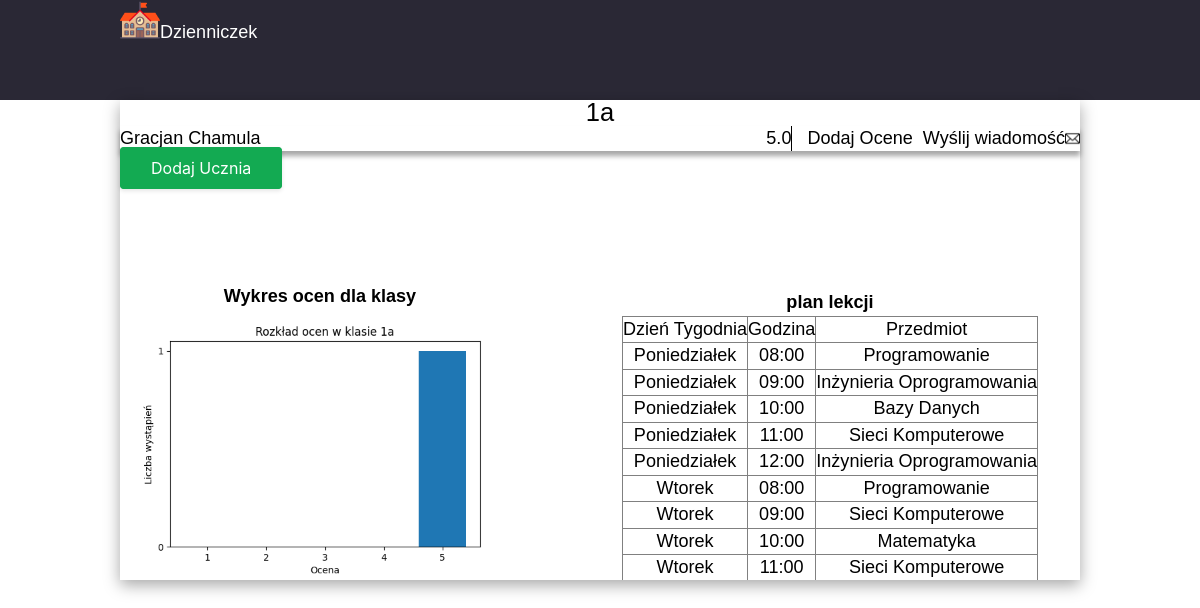
/klasa/1a, run on the app's committed database.
### model.py (models this page shows, shortened)
class Uczen(db.Model):
    __tablename__ = 'uczniowie'
    id = db.Column(db.Integer, primary_key=True)
    imie = db.Column(db.String(80), nullable=False)
    nazwisko = db.Column(db.String(80), nullable=False)
    login = db.Column(db.String(20), unique=True, nullable=False)
    haslo = db.Column(db.String(20), nullable=False)
    klasa_id = db.Column(db.Integer, db.ForeignKey('klasy.id'), nullable=False)

class Ocena(db.Model):
    __tablename__ = 'oceny'
    id = db.Column(db.Integer, primary_key=True)
    wartosc = db.Column(db.Float, nullable=False)
    uczen_id = db.Column(db.Integer, db.ForeignKey('uczniowie.id'), nullable=False)
    klasa_id = db.Column(db.Integer, db.ForeignKey('klasy.id'), nullable=False)
    uczen = db.relationship('Uczen', backref=db.backref('oceny', lazy=True))
    klasa = db.relationship('Klasa', backref=db.backref('oceny', lazy=True))

class PlanLekcji(db.Model):
    __tablename__ = 'plan_lekcji'
    id = db.Column(db.Integer, primary_key=True)
    klasa_id = db.Column(db.Integer, db.ForeignKey('klasy.id'), nullable=False)
    przedmiot_id = db.Column(db.Integer, db.ForeignKey('przedmioty.id'), nullable=False)
    dzien_tygodnia = db.Column(db.String(20), nullable=False)
    godzina = db.Column(db.String(20), nullable=False)
    def __repr__(self):
        return f'<PlanLekcji Klasa: {self.klasa_id}, Przedmiot: {self.przedmiot_id}, Dzień: {self.dzien_tygodnia}, Godzina: {self.godzina}>'

class Przedmiot(db.Model):
    __tablename__ = 'przedmioty'
    id = db.Column(db.Integer, primary_key=True)
    nazwa = db.Column(db.String(50), nullable=False)
    plan_lekcji = db.relationship('PlanLekcji', backref='przedmiot', lazy=True)

### home.py (the view)
@app.route('/klasa/<string:klasa_id>')
def view_class(klasa_id):
    klasa_solid = Klasa.query.filter_by(nazwa=klasa_id).first()
    uczniowie = Uczen.query.filter_by(klasa_id=klasa_solid.id).all()
    plan = PlanLekcji.query.filter_by(klasa_id=klasa_solid.id).all()
    print(plan, "@@@@")
    if uczniowie:
        return render_template('show_class.html',klasa=klasa_id, uczniowie=uczniowie,plan =plan)
    return render_template('show_class.html',klasa=klasa_id, plan =plan)

### templates/show_class.html (shortened to what this page needs)
{% extends "base.html"%}
{% block head %}
<link rel="stylesheet" href="{{ url_for('static', filename='class.css') }}">
{% endblock %}
{% block content %}
<div class="container">
<div class="class_name">{{klasa}}</div>
{% for uczen in uczniowie %}
    <li class="student">
        {{ uczen.imie }} {{ uczen.nazwisko }}
        <div class="buttons">
            {% set oceny_ucznia = uczen.oceny %}
            {% if oceny_ucznia %}
                {% for ocena in oceny_ucznia %}
                    <p class="oceny">{{ ocena.wartosc }}</p>
                {% endfor %}
            {% else %}
                <p>Brak ocen</p>
            {% endif %}
            <a href="/dodaj_ocene/{{ uczen.id }}/{{ klasa }}">Dodaj Ocene</a>
            <a href="/wyslij_wiadomosc/{{uczen.id}}">Wyślij wiadomość <img class="email" src="{{ url_for('static', filename='images/email.png') }}" /></a>
        </div>
    </li>
{% endfor %}
<a class="button-37"href="/klasa/{{klasa}}/add_student">Dodaj Ucznia</a>
</div>
<div class="container_second">
<div class="grades">
    <h1>Wykres ocen dla klasy</h1>
    <img src="{{ url_for('wykres_ocen', klasa_id=klasa) }}" alt="Wykres ocen" />
</div>
<div class="plan_lekcji">
<h1>plan lekcji</h1>
<table border="1">
    <tr>
        <th>Dzień Tygodnia</th>
        <th>Godzina</th>
        <th>Przedmiot</th>
    </tr>
    {% for lekcja in plan %}
    <tr>
        <td>{{ lekcja.dzien_tygodnia }}</td>
        <td>{{ lekcja.godzina }}</td>
        <td>{{ lekcja.przedmiot.nazwa }}</td>
    </tr>
    {% endfor %}
</table>
</div>
</div>
{% endblock %}

### static/base.css (style rules this page uses)
* { margin: 0; padding: 0; box-sizing: border-box; font-family: Work Sans,Arial,sans-serif; font-size: 1.0625rem; line-height: 1.5rem; font-weight: 500; }
a { color: white; text-decoration: none; }

### static/class.css (style rules this page uses)
.class_name { display: flex; justify-content: center; font-size: 1.5rem; }
a { color: black; }
.button-37 { background-color: #13aa52; border: 1px solid #13aa52; border-radius: 4px; box-shadow: rgba(0, 0, 0, .1) 0 2px 4px 0; box-sizing: border-box; color: #fff; cursor: pointer; font-family: "Akzidenz Grotesk BQ Medium", -apple-system, BlinkMacSystemFont, sans-serif; font-size: 16px; font-weight: 400; outline: none; outline: 0; padding: 10px 25px; text-align: center; transform: translateY(0); transition: transform 150ms, box-shadow 150ms; user-select: none; -webkit-user-select: none; touch-action: manipulation; }
@media (min-width: 768px) { .button-37 { padding: 10px 30px; } }
li { margin-bottom: 5px; display: flex; justify-content: space-between; }
.student { box-shadow: rgba(0, 0, 0, 0.35) 0px 5px 5px; }
.email { width: 15px; }
.buttons { display: flex; justify-content: end; align-items: center; }
li a { margin-left: 10px; display: flex; align-items: center; }
.oceny { margin-right: 5px; border-right: 1px solid black; }
.grades { display: flex; text-align: center; flex-direction: column; justify-content: center; width: 400px; }
.grades h1 { font-weight: 800; }
.plan_lekcji h1 { font-weight: 800; }
.container_second { display: flex; justify-content: space-between; }
.plan_lekcji { width: 500px; text-align: center; max-height: 700px; height: 300px; padding: 10px; align-items: center; overflow-y: auto; }
.plan_lekcji table { overflow-y: auto; overflow-x: auto; height: 300px; margin: auto; border-collapse: collapse; }

### data on the page
Uczen: imie "Gracjan", nazwisko "Chamula"
Ocena: wartosc "5.0"
PlanLekcji: dzien_tygodnia "Poniedziałek", godzina "08:00", przedmiot.nazwa "Programowanie"
PlanLekcji: dzien_tygodnia "Poniedziałek", godzina "09:00", przedmiot.nazwa "Inżynieria Oprogramowania"
PlanLekcji: dzien_tygodnia "Poniedziałek", godzina "10:00", przedmiot.nazwa "Bazy Danych"
PlanLekcji: dzien_tygodnia "Poniedziałek", godzina "11:00", przedmiot.nazwa "Sieci Komputerowe"
PlanLekcji: dzien_tygodnia "Poniedziałek", godzina "12:00", przedmiot.nazwa "Inżynieria Oprogramowania"
PlanLekcji: dzien_tygodnia "Wtorek", godzina "08:00", przedmiot.nazwa "Programowanie"
PlanLekcji: dzien_tygodnia "Wtorek", godzina "09:00", przedmiot.nazwa "Sieci Komputerowe"
PlanLekcji: dzien_tygodnia "Wtorek", godzina "10:00", przedmiot.nazwa "Matematyka"
PlanLekcji: dzien_tygodnia "Wtorek", godzina "11:00", przedmiot.nazwa "Sieci Komputerowe"

### other printed values
{{ klasa }} "1a"
